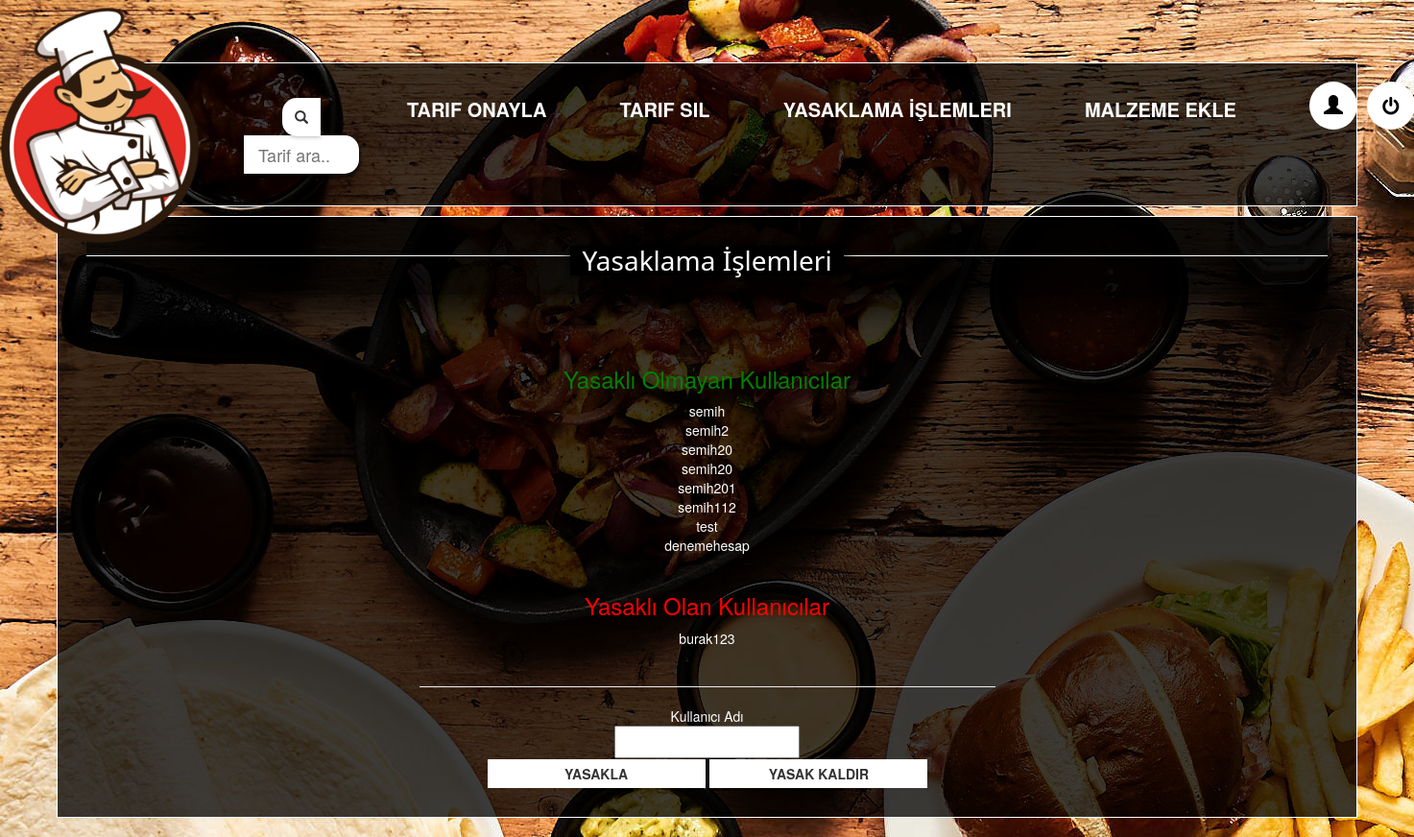
Page /yasakla.php (signed in) on the committed database.
### tables this page shows
CREATE TABLE `kullanici` (
  `kullanici_id` int(11) NOT NULL,
  `kullanici_adi` varchar(24) NOT NULL,
  `kullanici_eposta` varchar(64) NOT NULL,
  `kullanici_parola` varchar(64) NOT NULL,
  `kullanici_yetki` int(11) NOT NULL DEFAULT 1,
  `kullanici_rol` varchar(32) NOT NULL DEFAULT 'üye',
  `kullanici_foto` varchar(64) NOT NULL DEFAULT 'default.jpeg',
  `kullanici_malzeme` varchar(500) NOT NULL,
  `kullanici_yasakli` varchar(12) NOT NULL DEFAULT 'false'
);

### yasakla.php (the view, shortened to what this page needs)
<?php
include("connection.php");
?>
<!DOCTYPE html>
<html lang="en">
<head>
    <link rel="stylesheet" href="style.css">
    <link rel="stylesheet" href="https://cdnjs.cloudflare.com/ajax/libs/font-awesome/4.7.0/css/font-awesome.min.css">
    <link rel="stylesheet" href="https://maxcdn.bootstrapcdn.com/bootstrap/3.3.7/css/bootstrap.min.css">
</head>
<body style="background-image: url('bgpanel.jpg');">
    <center>
        <div class="header">
            <div class="logo">
                <img src="logo.png" height="300">
            </div>
            <div class="pos">
                <form action="arama.php" method="post">
                    <div class="search">
                        <span class="glyphicon glyphicon-search search-icon"></span><input type="text" name="ara"
                            class="search-box" placeholder="Tarif ara..">
                    </div>
                </form>
                <div class="links">
                    <ul>
                        <li><a href="tarifonayla.php">Tarif Onayla</a></li>
                        <li><a href="tarifsil.php">Tarif Sil</a></li>
                        <li><a href="yasakla.php">Yasaklama İşlemleri</a></li>
                        <li><a href="malzemeekle.php">Malzeme Ekle</a></li>
                        <div class="giris-yap-btn">
                            <?php
                            if (!isset($_SESSION["user"])) {
                                echo '
                                <li><a href="giris.php"><span class="glyphicon glyphicon-user"></span></a></li>
                                ';
                            } else {
                                echo '
                                <li><a href="profil.php"><span class="glyphicon glyphicon-user"></span></a></li>
                                <li><a href="cikis.php"><span class="fa fa-power-off"></span></a></li>
                            ';
                        }
                            ?>
                        </div>
                    </ul>
                </div>
            </div>
        </div>
        <div class="main-box">
            <center>
                <div class="lineBox">
                    <h1 class="baslik">Yasaklama İşlemleri</h1>
                </div>
                <h3 style="color:green">Yasaklı Olmayan Kullanıcılar</h3>
                <?php
                $selectKullanici = "SELECT * FROM kullanici where kullanici_yasakli = 'false'";
                $resultKullanici = $conn->query($selectKullanici);
                while ($satir = $resultKullanici->fetch_assoc()) {
                    echo "<span style='color:white;'>".$satir["kullanici_adi"] . "</span><br>";
                }
                ?><br>
                <h3 style="color:red">Yasaklı Olan Kullanıcılar</h3>
                <?php
                $selectKullanici = "SELECT * FROM kullanici where kullanici_yasakli = 'true'";
                $resultKullanici = $conn->query($selectKullanici);
                while ($satir = $resultKullanici->fetch_assoc()) {
                    echo "<span style='color:white;'>".$satir["kullanici_adi"] . "</span><br>";
                }
                ?><br><hr>
                <form action="" method="POST">
                    <span style="color: white;">Kullanıcı Adı</span><br>
                    <input type="text" name="yasaklanacakKullanici" class="inputText"><br>
                    <input type="submit" name="yasakla" value="YASAKLA" class="submitBtn">
                    <input type="submit" name="yasakkaldir" value="YASAK KALDIR" class="submitBtn">
                </form>
            </center>
        </div>
    </center>
</body>
</html>

### style.css (style rules this page uses)
body { background-image: url("bg.jpg"); background-attachment: fixed; background-repeat: no-repeat; justify-content: center ; display: flex; flex-direction: column; padding-top: 65px; padding-bottom: 20px; }
a { color: white; text-decoration: none !important; }
div.header { height: 150px; width: 92%; background-color: rgba(0, 0, 0, 0.760); display: flex; flex-direction: row; align-items: center; border: 1px solid white; }
div.header .logo { margin-left: -106px; z-index: 1; }
div.search .search-box { height: 40px; font-size: 18px; width: 120px; background-color: rgb(255, 255, 255); border-top-right-radius: 15px; border-bottom-right-radius: 15px; box-shadow: 0px 3px 5px black; border: 0; border-left: 0; padding-left: 15px; transition: 0.3s; }
span.search-icon { background-color: white; border: 0; border-right: 0; padding: 13px; border-top-left-radius: 15px; border-bottom-left-radius: 15px; margin-top: 1px; box-shadow: 0px 0px 5px rgba(0, 0, 0, 0.41); }
div.links ul { display: flex; flex-direction: row; list-style: none; width: 1100px; justify-content: space-between; }
div.links ul li a { color: white; font-weight: bold; text-transform: uppercase; font-size: 20px; padding: 10px; transition: 0.3s; margin-top: -15px; }
div.pos { width: 85%; display: flex; justify-content: space-between; }
div.giris-yap-btn { display: flex; }
div.giris-yap-btn li a { display: inline-block; color: black !important; background-color: white; border-radius: 100%; width: 50px; height: 50px; text-align: center; border: 1px solid transparent; transition: 0.2s; margin-left: 10px; }
div.main-box { margin-top: 10px; height: auto; padding: 30px; padding-top: 0px; width: 92%; background-color: rgba(0, 0, 0, 0.760); overflow-x: hidden; border: 1px solid white; }
.baslik { color: white; font-family:'Segoe UI', Tahoma, Geneva, Verdana, sans-serif; font-size: 40px; font-weight: 100; }
hr { width: 600px; }
.lineBox { position: relative; width: 100%; height: auto; padding: 10px; display: flex; justify-content: center; background-color: rgba(0, 0, 0, 0.751); transition: 0.3s ease-out; box-shadow: 0px 10px 50px black; margin-bottom: 75px; }
.lineBox::before { position: absolute; content: ''; width: 100%; height: 1px; background-color: white; top: 0; bottom: 0; left: 0; right: 0; margin: auto; z-index: 0; }
.lineBox h1 { position: relative; z-index: 1; background-color: black; box-shadow: 0px 0px 15px black; font-size: 28px; border: 0px solid white; padding: 0px 12px; }
input.submitBtn { padding: 5px 10px; width: 227px; margin-left: 1px; background-color: white; border: 0; font-weight: bold; margin-top: 1px; transition: 0.3s; }
input.inputText { padding: 5px 10px; }

### rows in the picture
kullanici: kullanici_adi "semih"
kullanici: kullanici_adi "semih2"
kullanici: kullanici_adi "semih20"
kullanici: kullanici_adi "semih20"
kullanici: kullanici_adi "semih201"
kullanici: kullanici_adi "semih112"
kullanici: kullanici_adi "test"
kullanici: kullanici_adi "denemehesap"
kullanici: kullanici_adi "burak123"
